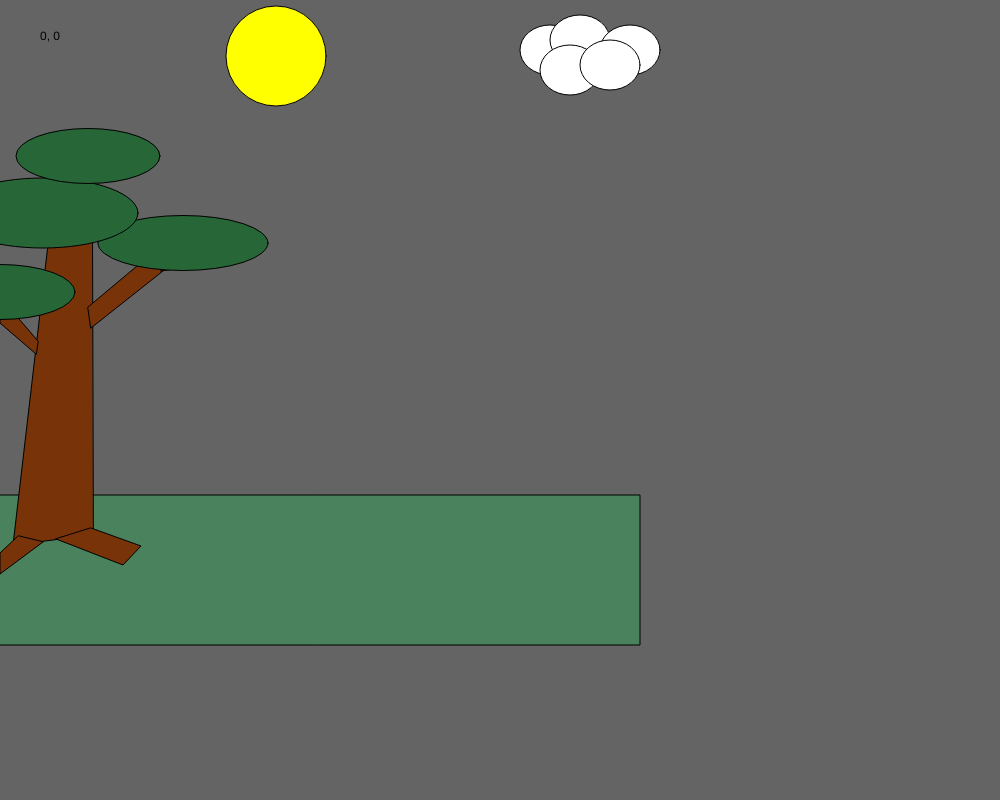
Frame 1 (no input)
Frame 60 (no input): identical to frame 1, image omitted
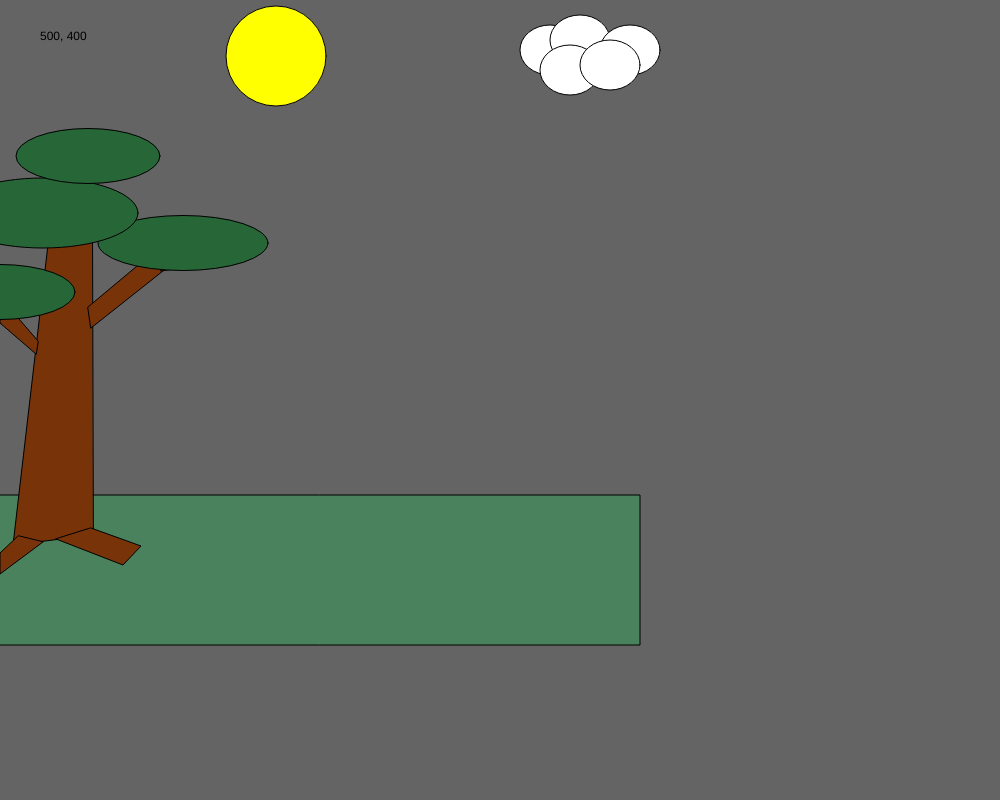
Frame 120 (the mouse pressed at the canvas centre since frame 60)

The p5.js sketch that drew these frames (run headless with seeded random() and noise() and a simulated clock; from frame 60 on, the mouse is pressed at the canvas centre):

// p5.js sketch
// ── sketch.js
function setup() {
  createCanvas(1000, 800);
  rectMode(CENTER);
  ellipseMode(CENTER);

}



function draw() {

  background(100);
  fill("yellow")
  ellipse(276, 56, 100, 100)
   //grass
    fill(73, 130, 93);
    rect(0, 570, 1280, 150);
  //cloud
  fill('white')
  ellipse(550,50,60,50);
  ellipse(580,40,60,50);
  ellipse(630,50,60,50);
  ellipse(570,70,60,50);
  ellipse(610,65,60,50);

  //tree 1
  fill(120, 51, 8);
  quad(93, 535, 13, 545, 54, 193, 92, 190);
  quad(91, 528, 141, 546, 123, 565, 56, 539);
  quad(91, 328, 168, 267, 161, 246, 88, 307);
  quad(161, 271, 228, 261, 222, 241, 164, 249);
  quad(36, 354, 0, 323, 0, 297, 38, 341);
  quad(18, 536, 0, 553, 0, 574, 43, 542);

  //leaves tree 1
  fill(39, 102, 55);
  ellipse(183, 243, 170, 55);
  ellipse(0, 292, 150, 55);
  ellipse(43, 213, 190, 70);
  ellipse(88, 156, 144, 55);





  if (mouseIsPressed) {
    // stuff that shows when the mouse is pressed

  } else {
    // when the mouse isn't pressed!

  }



  // this shows mouse location - comment it out when you're done!

  fill(0);
  text(mouseX + ", " + mouseY, 40, 40);

}






// record the mouse location in console when clicked
function mouseReleased() {
  print(mouseX + ", " + mouseY);
}
